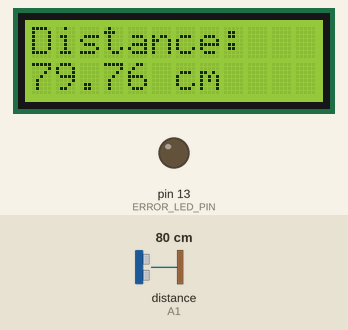
A program run on a simulated Arduino Nano, built with avr-gcc and run on an emulated ATmega328P. On the bench: 12×2 character LCD, output pins drawn as LEDs (lit = HIGH). Wiring (inferred from the names in the program): ultrasonic range finder: trigger pin 4; echo A1. The inputs (shaded band) are chosen by the test bench; at power-on: distance to the obstacle (sensor on A1) 80 cm. The echo pulse lasts 58.3 µs per cm; pins used as bus, display or sensor lines are not drawn; what the program prints to the serial monitor is not drawn.

Above: at 1.6 s.
1.7 s: distance to the obstacle (sensor on A1) set to 2 cm
At 4.2 s:
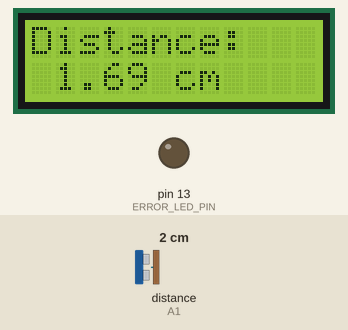
4.5 s: distance to the obstacle (sensor on A1) set to 4 cm
At 6.6 s:
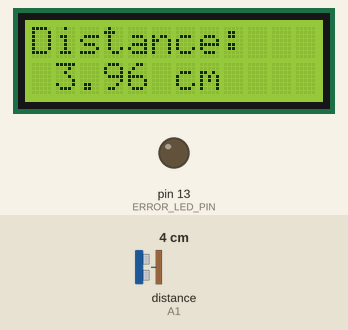
7.5 s: distance to the obstacle (sensor on A1) set to 9 cm
At 15.9 s:
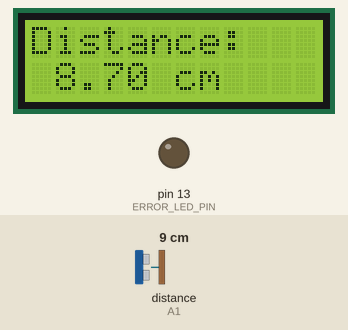
Timing chart, 0 to 16.5 s (numbered marks = the images above; inputs shaded):
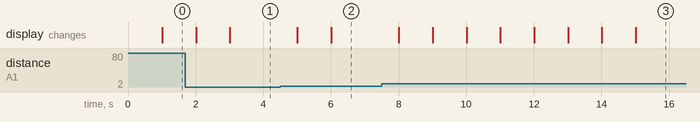

The program:

main.cpp
```cpp
#include <SPI.h>
#include <LiquidCrystal_I2C.h>

#define LCD_ADDR        0x27
#define LCD_COLS        12
#define LCD_ROWS        2
#define TRIG_PIN        4
#define ECHO_PIN        A1
#define READ_INTERVAL   200
#define DISPLAY_INTERVAL 1000
#define ERROR_LED_PIN   13
float avgBiffer[DISPLAY_INTERVAL/READ_INTERVAL];
LiquidCrystal_I2C lcd(LCD_ADDR, LCD_COLS, LCD_ROWS);
char buf[10];
unsigned long lastReadTime = 0;
unsigned long lastReadTimeShow = 0;
void measureDistance();
void updateDisplay();
float distance = 0.0f;
void setup() {
  Serial.begin(9600);
  lcd.init();
  lcd.backlight();
  lcd.setCursor(0, 0);
  lcd.print("Distance:");
  pinMode(TRIG_PIN, OUTPUT);
  pinMode(ECHO_PIN, INPUT);
  pinMode(ERROR_LED_PIN, OUTPUT);
  digitalWrite(ERROR_LED_PIN, LOW);
}

float getAverageDistance() {
  float sum = 0.0f;
  int count = 0;
  for (int i = 0; i < (DISPLAY_INTERVAL / READ_INTERVAL); i++) {
    if (avgBiffer[i] > 0) {
      sum += avgBiffer[i];
      count++;
    }
  }
  return (count > 0) ? (sum / count) : 1000.0f;
}

void loop() {
  unsigned long now = millis();
  if (now - lastReadTime >= READ_INTERVAL) {
    lastReadTime = now;
    measureDistance();
    avgBiffer[(now / READ_INTERVAL) % (DISPLAY_INTERVAL / READ_INTERVAL)] = distance;
  }

  unsigned long now1 = millis();
  if (now1 - lastReadTimeShow >= DISPLAY_INTERVAL) {
    lastReadTimeShow = now1;
    distance = getAverageDistance();
    updateDisplay();
  }
}

void measureDistance() {
  digitalWrite(TRIG_PIN, LOW);
  delayMicroseconds(2);
  digitalWrite(TRIG_PIN, HIGH);
  delayMicroseconds(10);
  digitalWrite(TRIG_PIN, LOW);

  float distanceCm = pulseIn(ECHO_PIN, HIGH);
  distance = (distanceCm * 0.0343f) / 2.0f;
  Serial.print("Distance: ");
  Serial.print(distance, 2);
  Serial.println(" cm");
}

void updateDisplay() {
  lcd.setCursor(0, 1);
  if (distance > 610.0f) {
    lcd.print("Irrelevant   ");
    digitalWrite(ERROR_LED_PIN, HIGH);
    return;
  }
  dtostrf(distance, 5, 2, buf);
  digitalWrite(ERROR_LED_PIN, LOW);
  lcd.print(buf);
  lcd.print(" cm   ");
}
```
